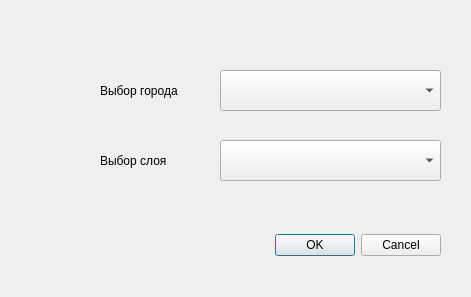
<?xml version="1.0" encoding="UTF-8"?>
<ui version="4.0">
 <class>TestPluginDialogBase</class>
 <widget class="QDialog" name="TestPluginDialogBase">
  <property name="geometry">
   <rect>
    <x>0</x>
    <y>0</y>
    <width>471</width>
    <height>297</height>
   </rect>
  </property>
  <property name="windowTitle">
   <string>Test Plugin</string>
  </property>
  <widget class="QDialogButtonBox" name="button_box">
   <property name="geometry">
    <rect>
     <x>50</x>
     <y>210</y>
     <width>391</width>
     <height>71</height>
    </rect>
   </property>
   <property name="orientation">
    <enum>Qt::Horizontal</enum>
   </property>
   <property name="standardButtons">
    <set>QDialogButtonBox::Cancel|QDialogButtonBox::Ok</set>
   </property>
  </widget>
  <widget class="QComboBox" name="comboBox">
   <property name="geometry">
    <rect>
     <x>220</x>
     <y>70</y>
     <width>221</width>
     <height>41</height>
    </rect>
   </property>
  </widget>
  <widget class="QLabel" name="label">
   <property name="geometry">
    <rect>
     <x>100</x>
     <y>80</y>
     <width>121</width>
     <height>21</height>
    </rect>
   </property>
   <property name="font">
    <font>
     <pointsize>9</pointsize>
    </font>
   </property>
   <property name="text">
    <string>Выбор города </string>
   </property>
  </widget>
  <widget class="QComboBox" name="comboBox_2">
   <property name="geometry">
    <rect>
     <x>220</x>
     <y>140</y>
     <width>221</width>
     <height>41</height>
    </rect>
   </property>
  </widget>
  <widget class="QLabel" name="label_2">
   <property name="geometry">
    <rect>
     <x>100</x>
     <y>150</y>
     <width>121</width>
     <height>21</height>
    </rect>
   </property>
   <property name="font">
    <font>
     <pointsize>9</pointsize>
    </font>
   </property>
   <property name="text">
    <string>Выбор слоя</string>
   </property>
  </widget>
 </widget>
 <resources/>
 <connections>
  <connection>
   <sender>button_box</sender>
   <signal>accepted()</signal>
   <receiver>TestPluginDialogBase</receiver>
   <slot>accept()</slot>
   <hints>
    <hint type="sourcelabel">
     <x>20</x>
     <y>20</y>
    </hint>
    <hint type="destinationlabel">
     <x>20</x>
     <y>20</y>
    </hint>
   </hints>
  </connection>
  <connection>
   <sender>button_box</sender>
   <signal>rejected()</signal>
   <receiver>TestPluginDialogBase</receiver>
   <slot>reject()</slot>
   <hints>
    <hint type="sourcelabel">
     <x>20</x>
     <y>20</y>
    </hint>
    <hint type="destinationlabel">
     <x>20</x>
     <y>20</y>
    </hint>
   </hints>
  </connection>
 </connections>
</ui>
